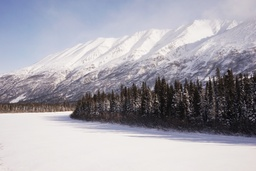
#> input picture image/original/example1.jpg, 256 x 171 px, shrunk from 2100 x 1400 before the run, found by its file name
$ python '3 demo edge.py'   (older library calls are emulated)
#> lines starting #> are read from the running program, lines starting #| are printed output that depends on the picture; after the words box and inside, x2 and y2 are one past the last pixel; in counts of white or black regions, pixels touching at a corner belong together; long printed decimals are rounded
### athec/misc.py
# -*- coding: utf-8 -*-
import os, sys, random, shutil, pprint
import cv2
import numpy as np
from PIL import Image, ImageFile

def create_path(filepath):
    filepathfolder = os.path.dirname(filepath)
    if not os.path.exists(filepathfolder): os.makedirs(filepathfolder)

def make_path(filepath, suffix = None):
    imgbasename = os.path.basename(filepath)
    if isinstance(suffix, str):
        imgbasename = imgbasename + "." + suffix
    imgname = imgbasename if imgbasename.lower().endswith(".png") else imgbasename + '.png'
    filepathfolder = os.path.dirname(filepath)
    if not os.path.exists(filepathfolder):
        os.makedirs(filepathfolder)
    newfilepath = os.path.join(filepathfolder, imgname)
    return(newfilepath)

# [18 lines left out: functions copy_file, save_list_to_txt, save_dict_to_txt, not called in this run]

def printd(d):
    pprint.pprint(d, sort_dicts=False)

# [136 lines left out: functions attr_size, attr_mode, tf_resize, tf_binary, read_img_rgb, read_img_bgr, not called in this run]

def read_img_gray(img):
    if isinstance(img, str):
        try:
            img = cv2.imread(img)
            if len(img.shape) == 3:
                img = cv2.cvtColor(img, cv2.COLOR_BGR2GRAY)
                return(img)
            elif len(img.shape) == 2:
                return(img)
            else:
                raise ValueError("Need to provide correct input image")
        except:
            raise ValueError("Can't read file")
    elif isinstance(img, np.ndarray):
        if len(img.shape) == 3:
            img = cv2.cvtColor(img, cv2.COLOR_RGB2GRAY)
            return(img)
        elif len(img.shape) == 2:
            return(img)
        else:
            raise ValueError("Need to provide correct input image")
    else:
        raise ValueError("Need to provide image path or image array")

# [21 lines left out: functions inspect, split_block, not called in this run]

### athec/edge.py
import os, random, math
import numpy as np
import cv2
import scipy.spatial, scipy.stats
from . import misc, box

def tf_edge_canny(img,
                  save_path = None,
                  otsu_ratio = 0.5,
                  thresholds = None,
                  gaussian_blur_kernel = None):
#> called with img = 'image/resize/example1.jpg', save_path = 'image/transform/edge canny/example1.jpg', otsu_ratio = 0.5, gaussian_blur_kernel = (5, 5)
    gray = misc.read_img_gray(img)
#> in read_img_gray, img is the input picture: shape (171, 256, 3); mean B, G, R 171.4, 162.9, 165
#> in read_img_gray, `img = cv2.cvtColor(img, cv2.COLOR_BGR2GRAY)`:
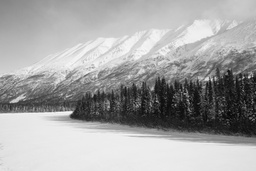
#> img: shape (171, 256); min 4, max 249, mean 164.5
    if gaussian_blur_kernel:
        gray = cv2.GaussianBlur(gray, gaussian_blur_kernel, 0)
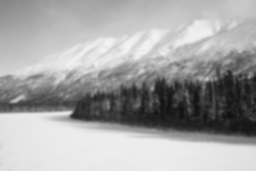
#> gray: shape (171, 256); min 14, max 243, mean 164.5
    if thresholds:
        edge = cv2.Canny(gray, threshold1 = thresholds[0], threshold2 = thresholds[1])
    elif otsu_ratio:
        ret, thresh = cv2.threshold(gray, 0, 255, cv2.THRESH_BINARY + cv2.THRESH_OTSU)
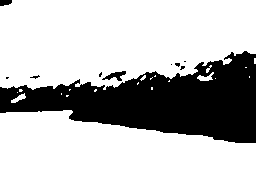
#> thresh: shape (171, 256); 71.1% white; 10 black regions (7 under 20 px), largest, box (x1, y1, x2, y2) and area: (0, 51, 256, 143) 12409, (102, 71, 126, 81) 111, (0, 0, 12, 6) 60
#> ret = 136
        edge = cv2.Canny(gray, threshold1 = (ret * otsu_ratio), threshold2=ret)
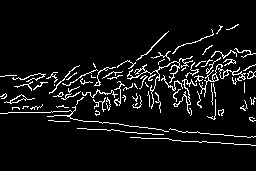
#> edge: shape (171, 256); 6.9% white in thin lines or dots, all inside (x1, y1, x2, y2) = (0, 24, 256, 146)
    else:
        raise ValueError("Need to provide either thresholds or otsu_ratio")

    if isinstance(save_path, str):
        save_path = misc.make_path(save_path)
        cv2.imwrite(save_path, edge)
    return(edge)

def attr_complexity_edge(img,
                         n_random = 1000):
    edge = misc.read_img_gray(img)
    edge_threshold = 0
    epoints = np.argwhere(edge > edge_threshold) # return indices of edge points on each dimension of the image array

    h, w = edge.shape
    dia = (h**2 + w**2)**0.5 # length of diagonal
    etotal = len(epoints)
    edensity = etotal/(h*w) # percentage of edge points
    if etotal > 0:
        random.seed(42)
        if isinstance(n_random, int):
            epoints = random.sample(list(epoints), min(n_random, etotal)) #get a random sample of edge points instead of using all
        dists = scipy.spatial.distance.pdist(epoints, 'euclidean')
        edist = np.mean(dists)/dia # compute average distance among edge points
    else:
        edist = -99999
    d = {"edge_density":edensity,
         "edge_distance":edist}
    return(d)

def attr_complexity_edge_box(img,
                             save_path = None,
                             min_perentage = 0.9,
                             check_interval = 1):
    gray = misc.read_img_gray(img)
    minsize_percent, minbox = box.find_box(gray, m = min_perentage, k = check_interval)
    if isinstance(save_path, str):
        drimg = cv2.cvtColor(gray, cv2.COLOR_GRAY2BGR)
        drimg = cv2.rectangle(drimg,(minbox[1], minbox[0]),(minbox[3], minbox[2]),(0,204,255),4) # OpenCV uses x, y coordinates similar to PIL (but "coordinates" in arrays are reversed)
        save_path = misc.make_path(save_path)
        cv2.imwrite(save_path, drimg)
    d = {"edge_box_size":minsize_percent,
         "edge_box_x1":minbox[1],
         "edge_box_y1":minbox[0],
         "edge_box_x2":minbox[3],
         "edge_box_y2":minbox[2]}
    return(d)

### athec/box.py
import os
import cv2
import numpy as np
from . import misc

def size_of_box(box):
    y1, x1, y2, x2 = box
    return (x2-x1+1)*(y2-y1+1)

def value_of_box(box, table):
    y1, x1, y2, x2 = box
    return table[y2,x2] + table[y1,x1] - table[y2,x1] - table[y1,x2]

def find_box(bw, # get a box that bounds a certain percentage of all edge points
             m = 0.90,
             k = 1): # interval for checking pixels
    h, w = bw.shape
    table = np.zeros((h,w), dtype=np.int)  # create an empty table

    table[0,0] = bw[0,0] # create summed area table (note: in numpy, x and y are exchanged)
    for x in range(1,w):
        table[0,x] = bw[0,x] + table[0,x-1]
    for y in range(1,h):
        table[y,0] = bw[y,0] + table[y-1,0]
    for y in range(1,h):
        for x in range(1,w):
            table[y,x] = bw[y,x] - table[y-1,x-1] + table[y,x-1] + table[y-1,x]

    total = table[h-1, w-1]
    if total > 0:
        minvalue = int(total * m) # contain at least this value

        minbox = [0, 0, h-1, w-1]  # create the minimal bounding box, starting from the whole image
        # sequence: y1, x1, y2, x2
        minsize = h*w  # stores value for the size of the minimal bounding box

        for y1 in range(0, h, k):    # find the minimal bounding box that contains minvalue
            min_y2 = h
            while value_of_box((y1, 0, min_y2-1, w - 1), table) >= minvalue:
                min_y2 = min_y2 - 1
            if min_y2 == h: break
            for y2 in range(min_y2, h, k):
                x2 = w - 1
                while value_of_box( (y1, 0, y2, x2 - 1), table ) >= minvalue:
                    x2 = x2 - 1
                for x1 in range(0, w, k):
                    while value_of_box( (y1, x1, y2, x2), table) < minvalue:
                        x2 = x2 + 1
                        if x2 == w: break;
                    if x2 == w: break
                    current_box = (y1, x1, y2, x2)
                    if size_of_box(current_box) <= minsize:
                        minbox = [y1, x1, y2, x2]
                        minsize = size_of_box(minbox)

        minsize_percent = minsize/(h*w)
    else:
        minsize_percent = -99999
        minbox = -99999
    return([minsize_percent, minbox])

# [20 lines left out: function attr_complexity_box, not called in this run]

### 3 demo edge.py
import os
from athec import misc, edge, box

img_folder = os.path.join("image", "original")
resize_folder = os.path.join("image", "resize")
tf_folder = os.path.join("image", "transform")

imgname = "example1.jpg"
img = os.path.join(resize_folder, imgname)

'''
Perform Canny edge detection.
Return a 2-D array.
save_path (optional, default None): str. If provided, a visualization will be saved to this location.
otsu_ratio (optional, default 0.5): float. Canny edge detection needs input for lower and upper limits. The function will use Otsu method to find the lower and upper limits. otsu_ratio is the ratio between the lower limit and the upper limit.
thresholds (optional, default None): a tuple of two integers. If provided, the function will use these two numbers as the lower and upper limits. See https://docs.opencv.org/3.4/da/d22/tutorial_py_canny.html
gaussian_blur_kernel (optional, default None): a tuple of two integers. This argument specifies the width and height of the kernel of a Gausssian blur filter. Both numbers should be positive and odd. If this argument is provided, a Gausssian blur will be applied before edge detection. This step is to remove noise in the image. See https://docs.opencv.org/3.4/da/d22/tutorial_py_canny.html and https://docs.opencv.org/master/d4/d13/tutorial_py_filtering.html
'''

edges = edge.tf_edge_canny(img,
                           save_path = os.path.join(tf_folder, "edge canny", imgname),
                           thresholds = None,
                           otsu_ratio = 0.5,
                           gaussian_blur_kernel = (5,5))

'''
Calculate visual complexity based on the edge map.
Return the percentage of image area occupied by edges and the average distance among all the pairs of edge points (divided by diagonal length).
n_random (optional, default None): int. If provided, the function will calculate the average distance among a random subset of edge points to speed up calculations.
'''

result = edge.attr_complexity_edge(edges,
                                   n_random = 1000)
#> in attr_complexity_edge, `epoints = np.argwhere(edge > edge_threshold)`: epoints = 3024 pairs, first value 24 to 145, second value 0 to 255
#> in attr_complexity_edge, `etotal = len(epoints)`: etotal = 3024
#> in attr_complexity_edge, `edensity = etotal/(h*w)`: edensity = 0.0691
#> in attr_complexity_edge, `epoints = random.sample(list(epoints), min(n_random, etotal))`: epoints = 1000 pairs, first value 24 to 145, second value 0 to 255
#> in attr_complexity_edge, `edist = np.mean(dists)/dia`: edist = 0.281
#> in attr_complexity_edge, `d = {"edge_density":edensity, "edge_distance":edist}`: d = {'edge_density': 0.0691, 'edge_distance': 0.281}
#> result = {'edge_density': 0.0691, 'edge_distance': 0.281}
misc.printd(result)
#| {'edge_density': 0.06908, 'edge_distance': 0.2807}

'''
This function can also take the file path of the edge image as the input.
'''
edge_path = os.path.join(tf_folder, "edge canny", imgname + '.png')
result = edge.attr_complexity_edge(edge_path)
misc.printd(result)
#| {'edge_density': 0.06908, 'edge_distance': 0.2807}

'''
Calculate visual complexity based on the relative size of a minimal bounding box that contains a certain percentage of edge points.
Return:
(1) The size of the box, divided by image size
(2) The coordinates of the box. The upper-left corner of the image is (0, 0).
save_path (optional, default None): str. If provided, a visualization will be saved to this location.
min_perentage (optional, default 0.9): float. The minimal percentage of edge points this bounding box should contain.
check_interval (optional, default 1): int. The interval the function will search by for the bounding box. Increasing this number can speed up calculations but results are less accurate.
'''
result = edge.attr_complexity_edge_box(edges,
                                      save_path = os.path.join(tf_folder, "bounding box edge canny", imgname),
                                      min_perentage = 0.9,
                                      check_interval = 1)
#> in find_box, `table[0,0] = bw[0,0]`: table: shape (171, 256) int64; every value is 0
#> after the loop in find_box, `for y in range(1,h):`:
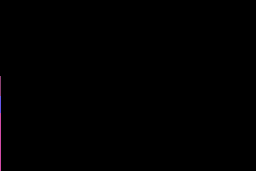
#> table: shape (171, 256) int64; 4 distinct labels, from 0 to 765; one colour per label, 0 black
#> after the loop in find_box, `for y in range(1,h):`:
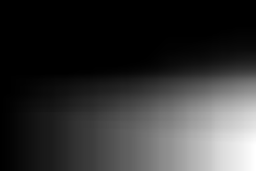
#> table: shape (171, 256) int64; min 0, max 771120, mean 154558.9; drawn with min black and max white
#> in find_box, `total = table[h-1, w-1]`: total = 771120
#> in find_box, `minvalue = int(total * m)`: minvalue = 694008
#> in attr_complexity_edge_box, `drimg = cv2.rectangle(drimg,(minbox[1], minbox[0]),(minbox[3], minbox[..`:
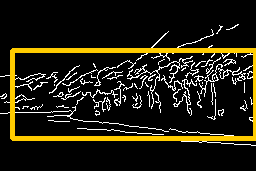
#> drimg: shape (171, 256, 3); mean B, G, R 16.4, 30.9, 34.5

misc.printd(result)
#| {'edge_box_size': 0.4961,
#|  'edge_box_x1': 12,
#|  'edge_box_y1': 50,
#|  'edge_box_x2': 255,
#|  'edge_box_y2': 138}

$ run again, with image/original/example2.jpg copied over image/original/example1.jpg
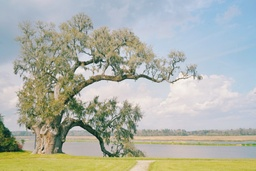
#> input picture image/original/example2.jpg, 256 x 171 px, shrunk from 2100 x 1400 before the run, found by its file name
#> in read_img_gray, img is the input picture: shape (171, 256, 3); mean B, G, R 167.8, 178.2, 174.4
#> in tf_edge_canny, `ret, thresh = cv2.threshold(gray, 0, 255, cv2.THRESH_BINARY + cv2.THRE..`:
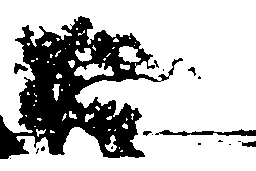
#> thresh: shape (171, 256); 73.7% white; 18 black regions (12 under 20 px), largest, box (x1, y1, x2, y2) and area: (0, 16, 183, 159) 10902, (155, 129, 256, 136) 357, (14, 63, 28, 74) 80, (242, 141, 256, 147) 60, (188, 67, 196, 76) 32, (143, 131, 152, 136) 28
#> ret = 161
#> edge: shape (171, 256); 7.1% white in thin lines or dots, all inside (x1, y1, x2, y2) = (0, 24, 256, 158)
#> in attr_complexity_edge, `epoints = np.argwhere(edge > edge_threshold)`: epoints = 3115 pairs, first value 24 to 157, second value 0 to 255
#> etotal = 3115
#> edensity = 0.0712
#> in attr_complexity_edge, `epoints = random.sample(list(epoints), min(n_random, etotal))`: epoints = 1000 pairs, first value 25 to 157, second value 1 to 253
#> edist = 0.238
#> d = {'edge_density': 0.0712, 'edge_distance': 0.238}
#| {'edge_density': 0.07116, 'edge_distance': 0.2376}
#| {'edge_density': 0.07116, 'edge_distance': 0.2376}
#> total = 794325
#> minvalue = 714892
#> in attr_complexity_edge_box, `drimg = cv2.rectangle(drimg,(minbox[1], minbox[0]),(minbox[3], minbox[..`:
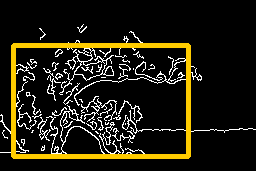
#> drimg: shape (171, 256, 3); mean B, G, R 17.2, 30.5, 33.8
#| {'edge_box_size': 0.4503,
#|  'edge_box_x1': 13,
#|  'edge_box_y1': 45,
#|  'edge_box_x2': 188,
#|  'edge_box_y2': 156}
